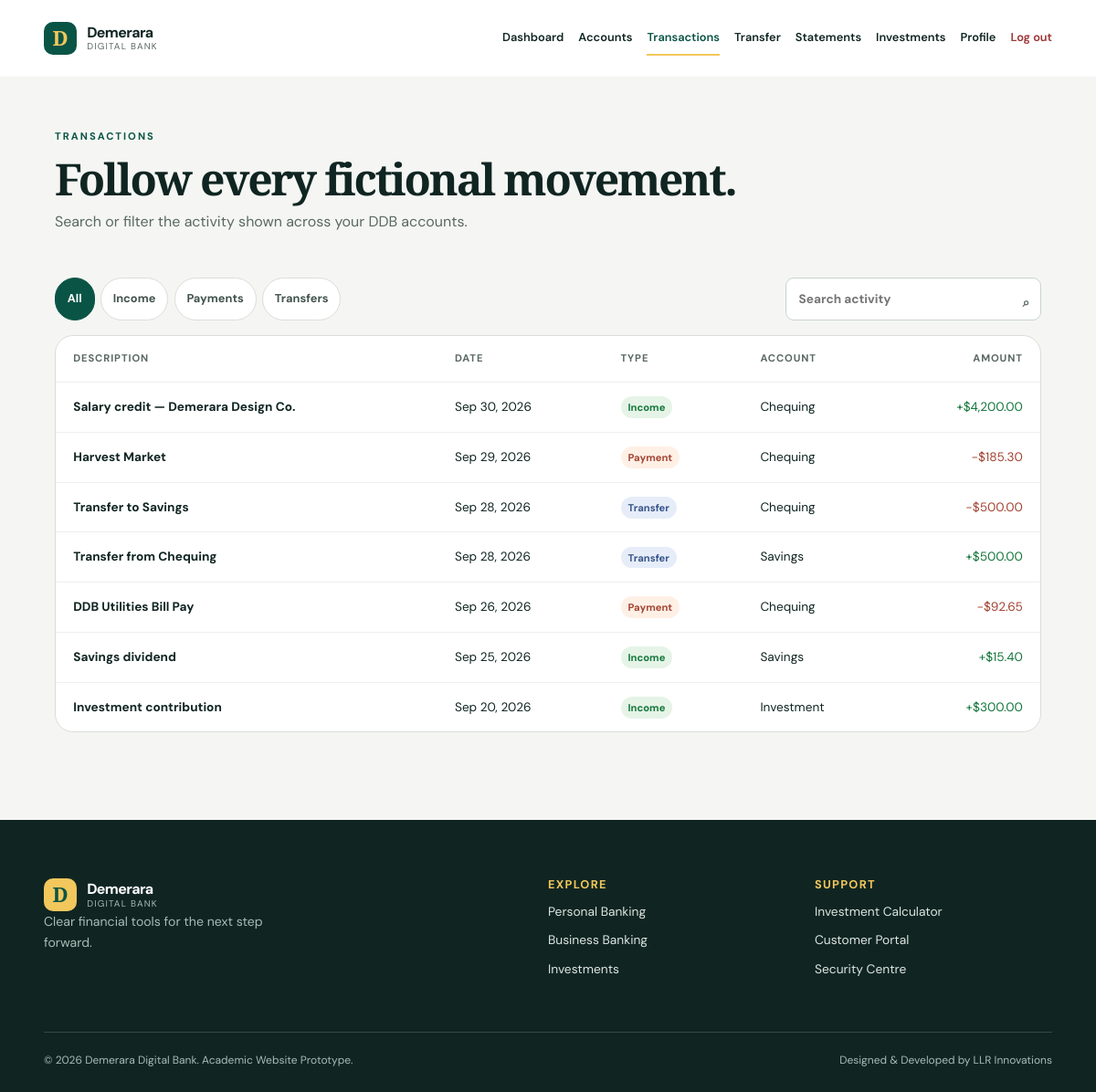
Screenshot of /transactions.php (signed in) with the database file from the repository.
### tables this page shows
CREATE TABLE transactions (
    id INT UNSIGNED AUTO_INCREMENT PRIMARY KEY,
    account_id INT UNSIGNED NOT NULL,
    transaction_type VARCHAR(30) NOT NULL,
    description VARCHAR(180) NOT NULL,
    amount DECIMAL(12,2) NOT NULL,
    transaction_date DATETIME NOT NULL DEFAULT CURRENT_TIMESTAMP,
    CONSTRAINT fk_transactions_account FOREIGN KEY (account_id) REFERENCES accounts(id) ON DELETE CASCADE,
    INDEX idx_transactions_account_date (account_id, transaction_date)
);

CREATE TABLE accounts (
    id INT UNSIGNED AUTO_INCREMENT PRIMARY KEY,
    user_id INT UNSIGNED NOT NULL,
    account_number VARCHAR(24) NOT NULL UNIQUE,
    account_type VARCHAR(40) NOT NULL,
    balance DECIMAL(12,2) NOT NULL DEFAULT 0.00,
    status VARCHAR(20) NOT NULL DEFAULT 'Active',
    CONSTRAINT fk_accounts_user FOREIGN KEY (user_id) REFERENCES users(id) ON DELETE CASCADE
);

### config/database.php (called while the page is built, shortened)
<?php
function db(): PDO
{
    $host = getenv('DDB_DB_HOST') ?: '127.0.0.1';
    $port = getenv('DDB_DB_PORT') ?: '3306';
    $name = getenv('DDB_DB_NAME') ?: 'ddb_bank';
    $user = getenv('DDB_DB_USER') ?: 'ddb_app';
    $password = getenv('DDB_DB_PASSWORD') ?: 'ddb_demo_2026';
    $connection = new PDO(
        "mysql:host={$host};port={$port};dbname={$name};charset=utf8mb4",
        $user,
        $password,
        [
            PDO::ATTR_ERRMODE => PDO::ERRMODE_EXCEPTION,
            PDO::ATTR_DEFAULT_FETCH_MODE => PDO::FETCH_ASSOC,
            PDO::ATTR_EMULATE_PREPARES => false,
        ]
    );
    return $connection;
}

### includes/helpers.php (called while the page is built, shortened)
<?php
function e(?string $value): string
{
    return htmlspecialchars((string) $value, ENT_QUOTES, 'UTF-8');
}
function money(float|string $value): string
{
    return '$' . number_format((float) $value, 2);
}
function date_label(string $date): string
{
    return date('M j, Y', strtotime($date));
}

### transactions.php (the view, shortened to what this page needs)
<?php
require_once __DIR__ . '/includes/auth.php'; require_login(); require_once __DIR__ . '/config/database.php'; require_once __DIR__ . '/includes/helpers.php';
$stmt = db()->prepare('SELECT t.*, a.account_type FROM transactions t JOIN accounts a ON a.id = t.account_id WHERE a.user_id = ? ORDER BY t.transaction_date DESC'); $stmt->execute([$_SESSION['user_id']]); $transactions = $stmt->fetchAll();
$pageTitle = 'Transactions'; $portal = true; require __DIR__ . '/includes/header.php';
?>
<section class="portal-shell"><div class="portal-welcome"><div><p class="eyebrow">Transactions</p><h1>Follow every fictional movement.</h1><p>Search or filter the activity shown across your DDB accounts.</p></div></div><div class="transaction-toolbar"><div class="filter-group" role="group" aria-label="Filter transactions"><button class="filter-button active" type="button" data-filter="all">All</button><button class="filter-button" type="button" data-filter="income">Income</button><button class="filter-button" type="button" data-filter="payment">Payments</button><button class="filter-button" type="button" data-filter="transfer">Transfers</button></div><label class="search-box"><span class="sr-only">Search transactions</span><input id="transaction-search" type="search" placeholder="Search activity"><span aria-hidden="true">⌕</span></label></div><div class="table-wrap" tabindex="0" role="region" aria-label="Scrollable transaction history table"><table class="transactions-table"><caption class="sr-only">Transaction history</caption><thead><tr><th>Description</th><th>Date</th><th>Type</th><th>Account</th><th class="amount-cell">Amount</th></tr></thead><tbody><?php foreach ($transactions as $transaction): $amount=(float)$transaction['amount']; ?><tr data-transaction-row data-type="<?= e($transaction['transaction_type']) ?>" data-search="<?= e(strtolower($transaction['description'] . ' ' . $transaction['account_type'])) ?>"><td><strong><?= e($transaction['description']) ?></strong></td><td><?= e(date_label($transaction['transaction_date'])) ?></td><td><span class="type-label <?= e($transaction['transaction_type']) ?>"><?= e(ucfirst($transaction['transaction_type'])) ?></span></td><td><?= e($transaction['account_type']) ?></td><td class="amount-cell <?= $amount >= 0 ? 'amount-credit' : 'amount-debit' ?>"><span class="sr-only"><?= $amount >= 0 ? 'Credit ' : 'Debit ' ?></span><?= $amount >= 0 ? '+' : '−' ?><?= money(abs($amount)) ?></td></tr><?php endforeach; ?></tbody></table><p id="no-transactions" class="empty-state" hidden>No transactions match this view.</p></div></section>
<?php require __DIR__ . '/includes/footer.php'; ?>

### css/style.css (style rules this page uses)
:root { --ink:#102522;--green:#0a5446;--green-dark:#063c33;--gold:#f2c75c;--gold-soft:#fff3cc;--cream:#f7f4ed;--paper:#fffdf8;--sand:#e8dfcf;--muted:#5a6864;--line:#d9ded8;--coral:#b84545;--shadow:0 20px 50px rgba(10,53,44,.12);--radius:20px }
* { box-sizing:border-box }
html { scroll-behavior:smooth }
body { margin:0;background:var(--paper);font-family:'DM Sans',Arial,sans-serif;color:var(--ink);line-height:1.6 }
h1,h2,h3,p { margin-top:0 }
h1,h2,h3 { line-height:1.08 }
h1,h2 { font-family:'Playfair Display',Georgia,serif }
h1 { font-size:clamp(2.7rem,5.8vw,5.75rem);letter-spacing:-.045em }
button,input,select { font:inherit }
.eyebrow { color:var(--green);font-size:.7rem;font-weight:700;letter-spacing:.18em;text-transform:uppercase }
label { font-weight:700;font-size:.85rem;color:#2e413b }
input,select { width:100%;margin-top:.4rem;padding:.75rem .85rem;border:1px solid #c9d3cd;border-radius:9px;background:#fff;color:var(--ink) }
.portal-body { background:#f5f6f3 }
.portal-shell { width:min(1160px,90%);margin:auto;padding:3.5rem 0 6rem }
.portal-welcome { display:flex;justify-content:space-between;gap:2rem;align-items:flex-start;margin-bottom:2rem }
.portal-welcome h1 { font-size:clamp(2.4rem,4vw,4rem);margin-bottom:.5rem }
.portal-welcome p:not(.eyebrow) { color:var(--muted) }
.amount-credit { color:#13763b }
.amount-debit { color:#a34432 }
.transaction-toolbar { display:flex;justify-content:space-between;gap:1rem;margin-bottom:1rem }
.filter-group { display:flex;gap:.4rem;flex-wrap:wrap }
.filter-button { border:1px solid var(--line);background:#fff;border-radius:99px;padding:.5rem .8rem;color:#42534d;font-weight:700;font-size:.8rem;cursor:pointer }
.filter-button.active { background:var(--green);color:#fff;border-color:var(--green) }
.search-box { position:relative;width:min(280px,100%) }
.search-box input { margin:0;padding-right:2.2rem }
.search-box span { position:absolute;right:.8rem;bottom:.56rem;color:var(--muted) }
.table-wrap { overflow:auto;background:#fff;border:1px solid var(--line);border-radius:var(--radius) }
.transactions-table { width:100%;border-collapse:collapse;min-width:690px }
.transactions-table th,.transactions-table td { text-align:left;padding:1rem 1.2rem;border-bottom:1px solid #edf0ec;font-size:.85rem }
.transactions-table th { color:var(--muted);font-size:.7rem;text-transform:uppercase;letter-spacing:.08em }
.transactions-table tbody tr:last-child td { border-bottom:0 }
.amount-cell { text-align:right!important }
.type-label { font-size:.7rem;padding:.3rem .5rem;border-radius:99px;background:#f0f1f2;color:#485752;font-weight:700 }
.type-label.income { background:#e5f4e7;color:#13763b }
.type-label.payment { background:#fff0e6;color:#a34432 }
.type-label.transfer { background:#e6edf9;color:#38558b }

### rows the page displays
transactions: description "Salary credit — Demerara Design Co.", transaction_date "Sep 30, 2026", transaction_type "Income", account.account_type "Chequing", amount "$4,200.00"
transactions: description "Harvest Market", transaction_date "Sep 29, 2026", transaction_type "Payment", account.account_type "Chequing", amount "$185.30"
transactions: description "Transfer to Savings", transaction_date "Sep 28, 2026", transaction_type "Transfer", account.account_type "Chequing", amount "$500.00"
transactions: description "Transfer from Chequing", transaction_date "Sep 28, 2026", transaction_type "Transfer", account.account_type "Savings", amount "$500.00"
transactions: description "DDB Utilities Bill Pay", transaction_date "Sep 26, 2026", transaction_type "Payment", account.account_type "Chequing", amount "$92.65"
transactions: description "Savings dividend", transaction_date "Sep 25, 2026", transaction_type "Income", account.account_type "Savings", amount "$15.40"
transactions: description "Investment contribution", transaction_date "Sep 20, 2026", transaction_type "Income", account.account_type "Investment", amount "$300.00"
